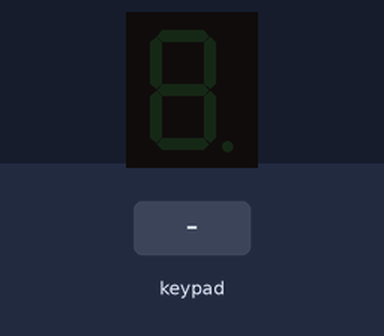
The sketch below on a simulated Arduino Uno, built with avr-gcc and run on an emulated ATmega328P. Parts: 1-digit seven-segment display. Wiring (inferred from the names in the program): 1-digit 7-segment display, segments lit when HIGH: segments A0, A1, A2, A3, A4, A5, pin 10. The test bench sets the inputs (shaded band). The segment pins are drawn as the display they are named for.

Above: at 1.2 s.
1.3 s: keypad keys 1 2 A pressed 0.4 s apart
At 2.8 s:
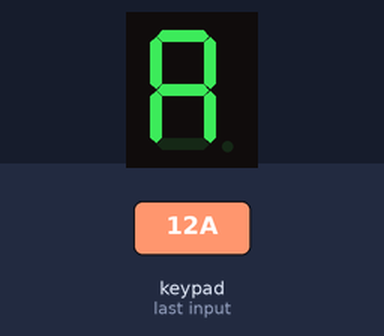
4.0 s: key '3' pressed
At 5.2 s:
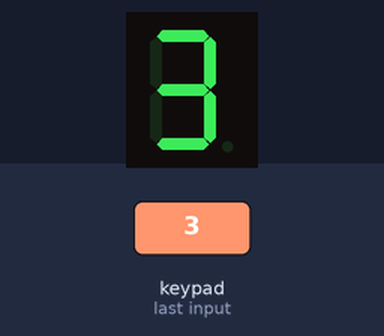
5.5 s: key '4' pressed
At 6.5 s:
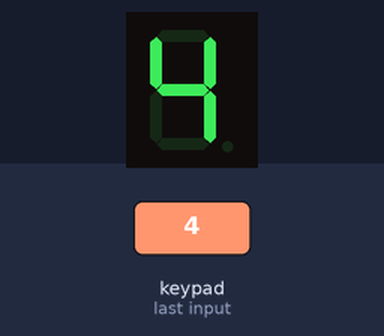
7.0 s: keypad keys 1 2 D pressed 0.4 s apart
At 8.2 s:
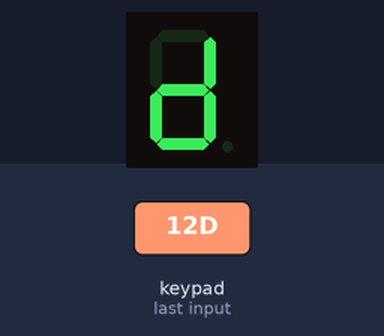
9.7 s: key '5' pressed
At 10.9 s:
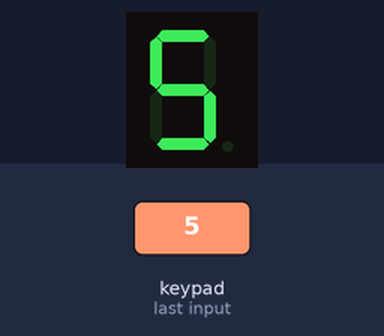
11.2 s: key '6' pressed
At 12.2 s:
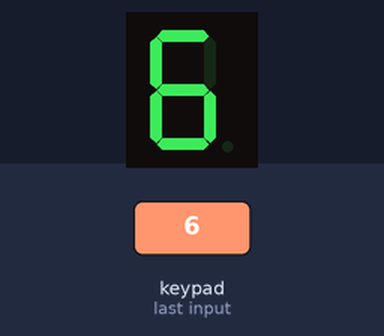
Timing chart, 0 to 13.7 s (numbered marks = the images above; inputs shaded):
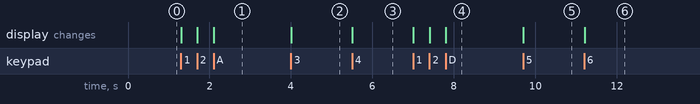

The sketch:

ito_na_po_sir1.ino
```cpp
#include <Keypad.h>

char keys[4][4]={
  {'1','2','3','A'},
  {'4','5','6','B'},
  {'7','8','9','C'},
  {'*','0','#','D'}
};

byte r[]={9,8,7,6}, c[]={5,4,3,2};
Keypad k=Keypad(makeKeymap(keys),r,c,4,4);

int seg[]={A0,A1,A2,A3,A4,A5,10};

byte p[14][7]={
 {1,1,1,1,1,1,0},{0,1,1,0,0,0,0},{1,1,0,1,1,0,1},
 {1,1,1,1,0,0,1},{0,1,1,0,0,1,1},{1,0,1,1,0,1,1},
 {1,0,1,1,1,1,1},{1,1,1,0,0,0,0},{1,1,1,1,1,1,1},
 {1,1,1,1,0,1,1},{1,1,1,0,1,1,1},{0,0,1,1,1,1,1},
 {1,0,0,1,1,1,0},{0,1,1,1,1,0,1}
};

void setup(){
  for(int i=0;i<7;i++) pinMode(seg[i],OUTPUT);
}

void loop(){
  char x=k.getKey();
  if(x>='0'&&x<='9') show(x-'0');
  else if(x>='A'&&x<='D') show(x-'A'+10);
}

void show(int n){
  for(int i=0;i<7;i++) digitalWrite(seg[i],p[n][i]);
}
```

Measured:
- after the input at 1.3 s, the display: first changes at once (image 1 shows a later state)
- after the input at 4.0 s, the display: changes at once (image 2)
- after the input at 5.5 s, the display: changes at once (image 3)
- after the input at 7.0 s, the display: first changes at once (image 4 shows a later state)
- after the input at 9.7 s, the display: changes at once (image 5)
- after the input at 11.2 s, the display: changes at once (image 6)
